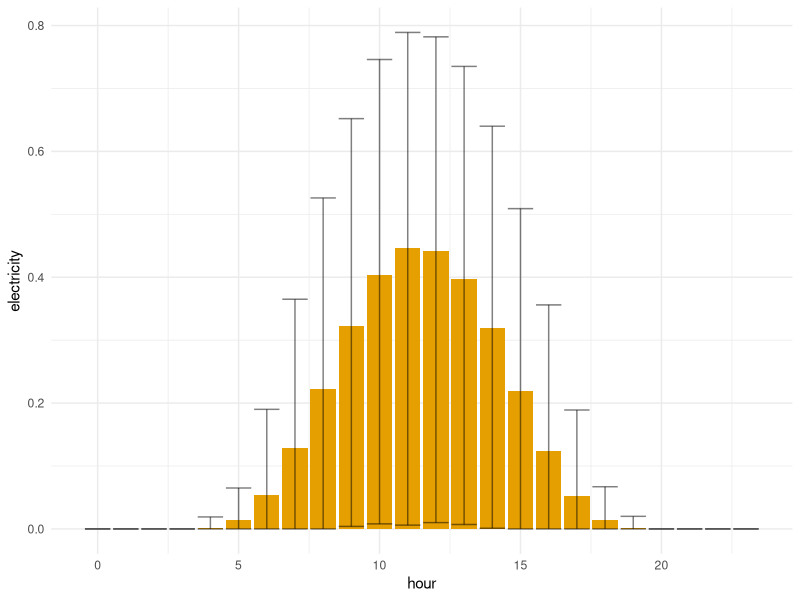
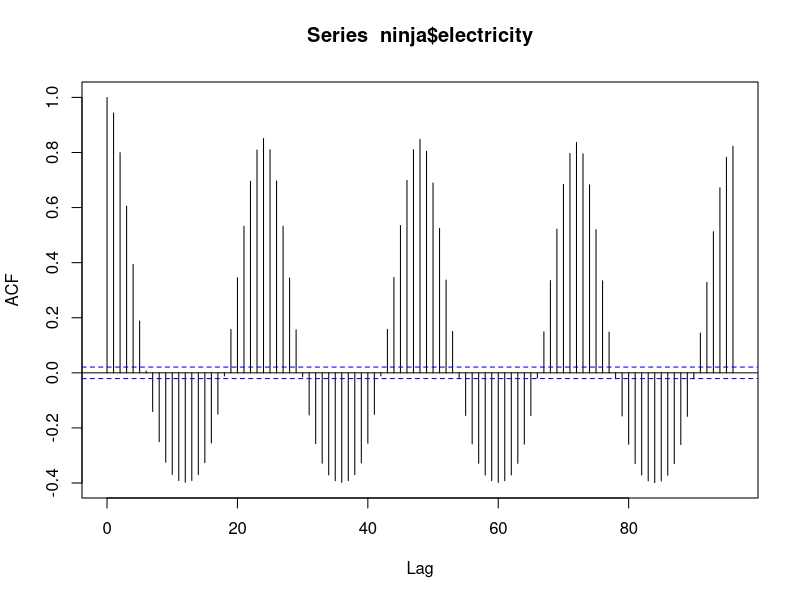
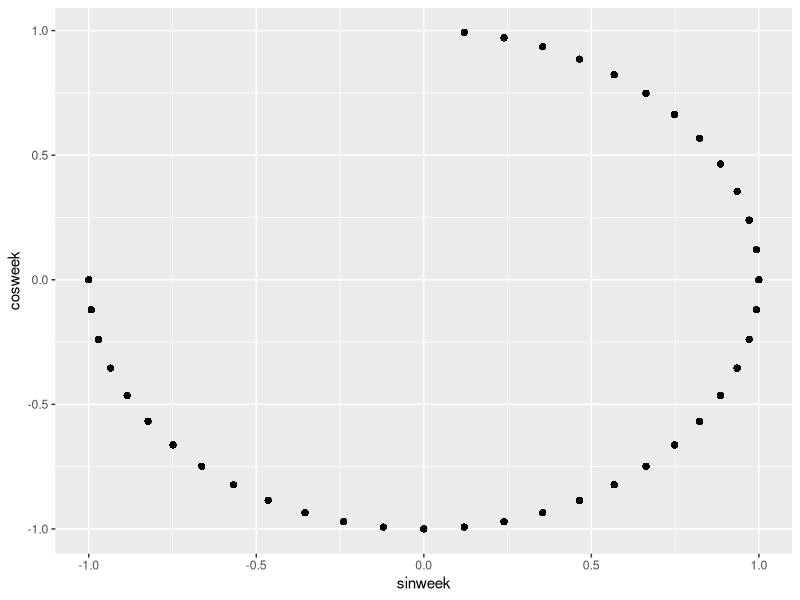
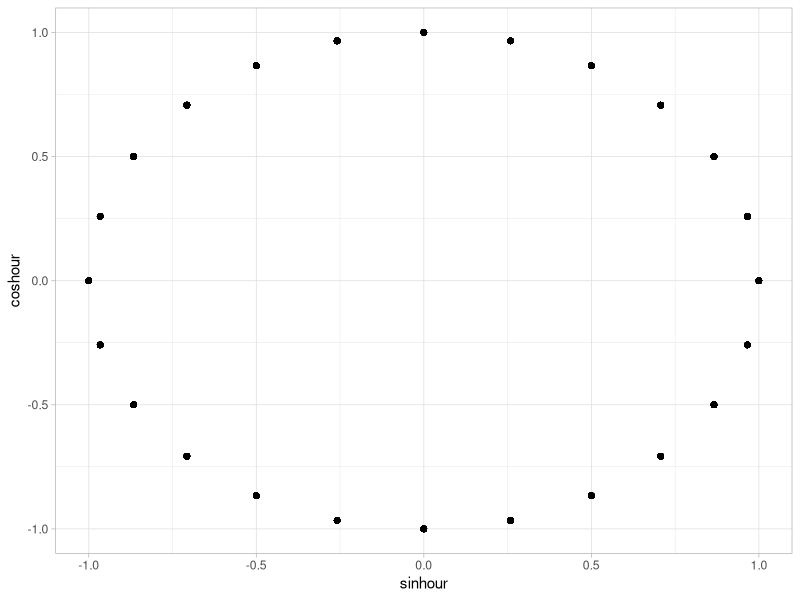
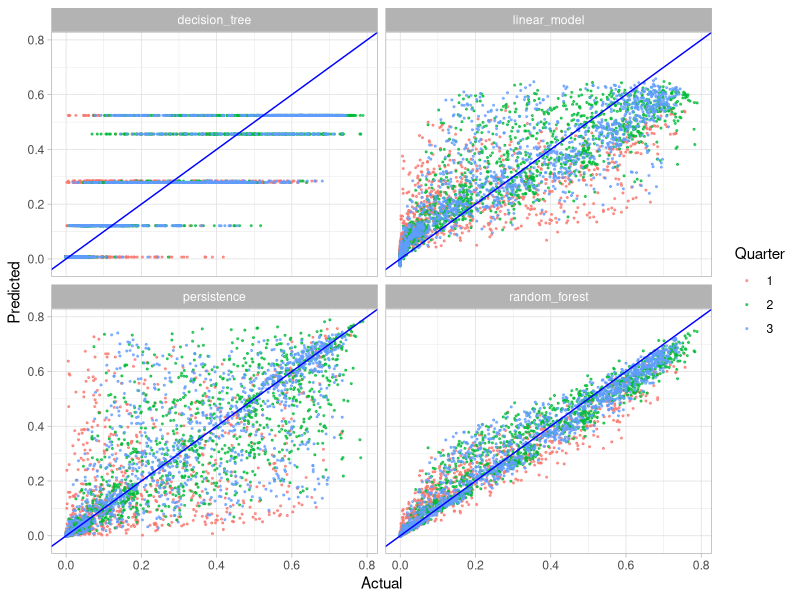
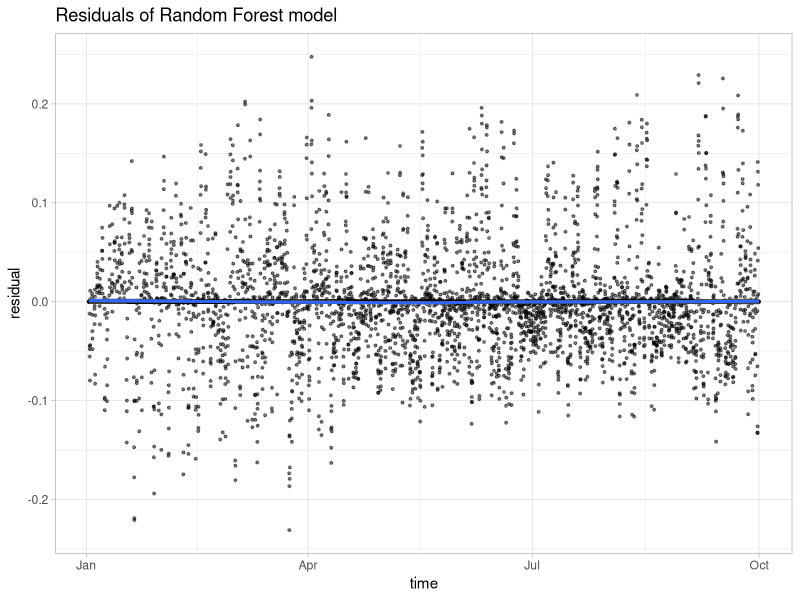
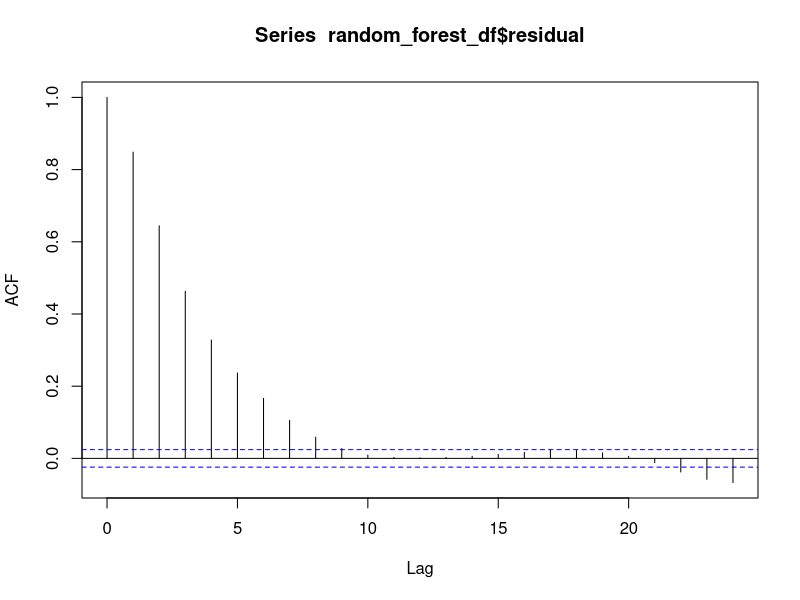
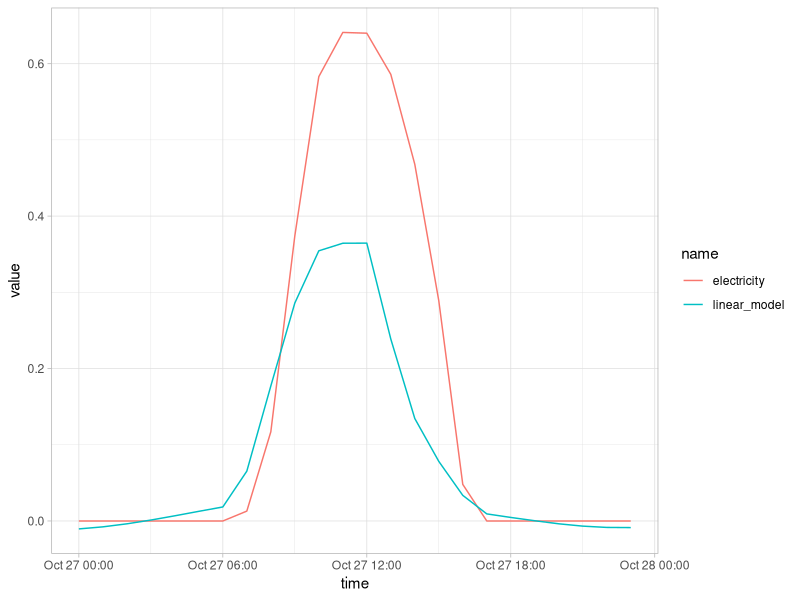

Write the R code that produced these figures, in order.
## ---- chunk 1
library(tidyverse)
library(rpart)
library(randomForest)
## ---- chunk 2
ninja <- read_csv('data/ninja_IOE_solar_pv.csv', skip = 3)
## ---- chunk 3
ninja <- ninja %>%
  mutate(date = lubridate::date(time),
         week = lubridate::week(time),
         hour = lubridate::hour(time)) 
## ---- chunk 4
ninja %>% 
  ggplot(aes(x = hour, y = electricity)) + 
  stat_summary(geom = 'bar',
               fun = mean,
               fill = '#E69F00') + 
  stat_summary(geom = 'errorbar',
               fun.min = min,
               fun.max = max, 
               alpha = 0.5) + 
  theme_minimal()
## ---- chunk 5
acf(ninja$electricity, lag.max = 96)
## ---- chunk 6
train <- ninja %>% filter(lubridate::month(time) < 10)
test <- ninja %>% filter(lubridate::month(time) >= 10)
## ---- chunk 7
train %>% 
  mutate(sinweek = sin(2 * pi * week / 52),
         cosweek = cos(2 * pi * week / 52)) %>% 
  ggplot(aes(x  = sinweek, y = cosweek)) + 
  geom_point()
## ---- chunk 8
train %>% 
  mutate(sinhour = sin(2 * pi * hour / 24),
         coshour = cos(2 * pi * hour / 24)) %>% 
  ggplot(aes(x  = sinhour, y = coshour)) + 
  geom_point() + 
  theme_light()
## ---- chunk 9
prep_df <- function(df){
  df %>% 
    transmute(time, 
              electricity = electricity,
              electricity_24 = lag(electricity, 24),
              sinhour = sin(2 * pi * hour / 24),
              coshour = cos(2 * pi * hour / 24),
              sinweek = sin(2 * pi * week / 52),
              cosweek = cos(2 * pi * week / 52),
              temperature_24 = lag(temperature, 24),
              irradiance_direct_24 = lag(irradiance_direct, 24),
              irradiance_diffuse_24 = lag(irradiance_diffuse, 24)) 
}

train_prep <- prep_df(train) %>% drop_na()
test_prep <- prep_df(test)
## ---- chunk 10
linear_model <- lm(electricity ~ . - time, train_prep)
decision_tree <- rpart(electricity ~ . - time, train_prep,
                       minsplit = 10)
random_forest <- randomForest(electricity ~ . - time, 
                              data = train_prep,
                              ntree = 200)
## ---- chunk 11
rmse <- function(actual, predicted){
  mse <- mean((actual - predicted) ** 2)
  return(sqrt(mse))
}

train_preds <- train_prep %>% 
  transmute(
        time,
        actual = electricity,
        persistence = electricity_24,
        linear_model = predict(linear_model, .),
        decision_tree = predict(decision_tree, .),
        random_forest = predict(random_forest, .))

train_preds %>% 
  pivot_longer(persistence:random_forest) %>% 
  group_by(name) %>% 
  summarise(rmse = rmse(actual, value))
## ---- chunk 12
train_preds %>% 
  right_join(train, by = 'time') %>% 
  pivot_longer(persistence:random_forest,
               names_to = 'model') %>% 
  ggplot(aes(x = electricity, 
             y = value, 
             color = as.factor(lubridate::quarter(time)))) + 
  geom_point(size = 0.4, alpha = 0.7) + 
  geom_abline(intercept = 0, slope = 1, color = 'blue') +
  facet_wrap(~model) + 
  theme_light() + 
  labs(x = 'Actual',
       y = 'Predicted', 
       color = 'Quarter')

## ---- chunk 13
random_forest_df <- train_prep %>% 
  drop_na() %>% 
  mutate(random_forest = predict(random_forest, .),
         residual = random_forest - electricity) 

random_forest_df %>%
  ggplot(aes(x = time, y = residual)) + 
  geom_point(size = 0.7, alpha = 0.5) + 
  geom_smooth(method = 'loess') + 
  theme_light() + 
  labs(title = 'Residuals of Random Forest model')
## ---- chunk 14
acf(random_forest_df$residual, lag.max = 24)
## ---- chunk 15
preds_df <- test_prep %>% 
  mutate(linear_model = predict(linear_model, test_prep),
            decision_tree = predict(decision_tree, test_prep),
            random_forest = predict(random_forest, test_prep),
            persistence = electricity_24)
## ---- chunk 16

plot_random_day <- function(model_name){
  # Sample a random date
  random_date <- sample(unique(date(preds_df$time)), 1)

  preds_df %>% 
    filter(date(time) == random_date) %>% # filter to the date
    select(time, electricity, model_name) %>% # select specified model and the actual values
    pivot_longer(electricity:model_name) %>% # pivot  
    ggplot(aes(x = time, y = value, color = name)) + 
    geom_line() + 
    theme_light()
}

plot_random_day('linear_model')


## ---- chunk 17
preds_df %>% 
  drop_na() %>%
  pivot_longer(linear_model:persistence,
               names_to = 'model') %>% 
  group_by(model) %>% 
  summarise(rmse = rmse(electricity, value))
